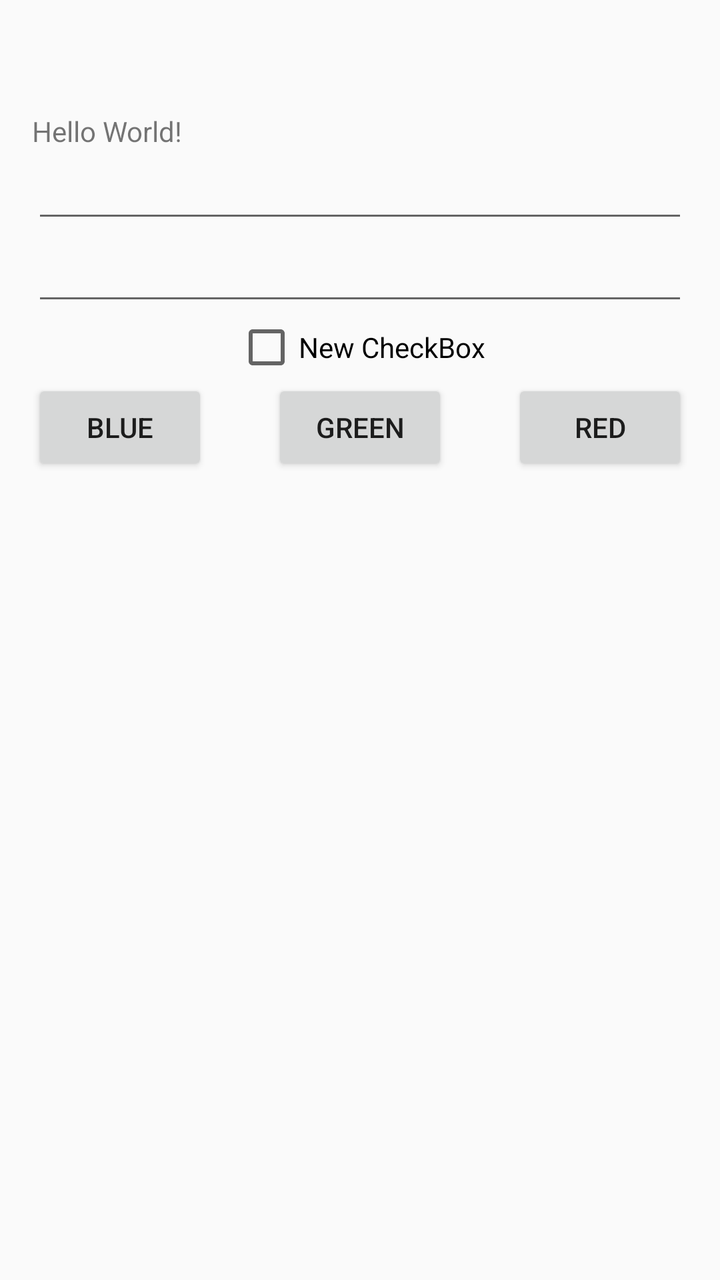
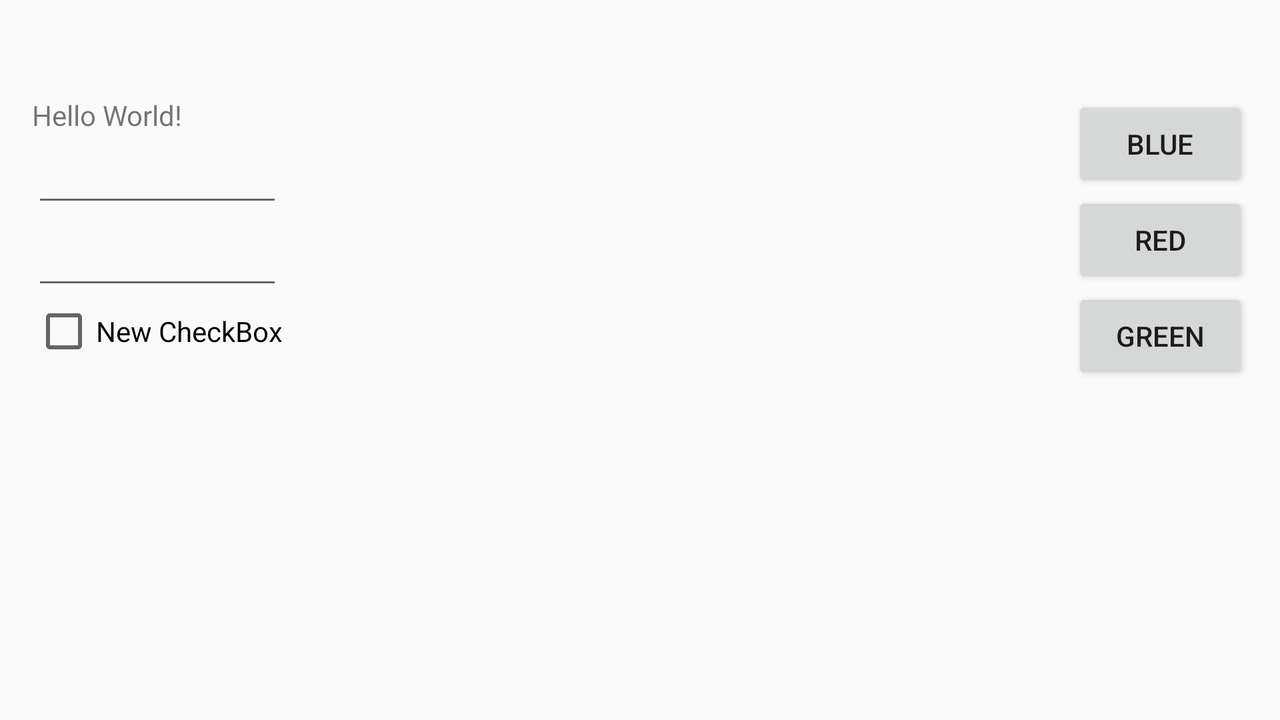

First picture: res/layout/ on a phone held upright. Second picture: the repository's own variant of that layout, on a device whose configuration matches the variant's folder. Source for both follows.
<!-- AndroidManifest.xml: application theme AppTheme -->
<!-- res/layout/main_content.xml -->
<RelativeLayout xmlns:android="http://schemas.android.com/apk/res/android"
    xmlns:tools="http://schemas.android.com/tools"
    android:layout_width="match_parent"
    android:layout_height="match_parent"
    tools:context="com.softdesign.school.ui.activities.MainActivity"
    android:paddingBottom="@dimen/main_padding_bottom"
    android:paddingLeft="@dimen/main_padding_left"
    android:paddingRight="@dimen/main_padding_right"
    android:paddingTop="?attr/actionBarSize">

    <LinearLayout
        android:layout_width="match_parent"
        android:layout_height="wrap_content"
        android:orientation="vertical"
        android:id="@+id/linearLayout">


        <TextView android:text="Hello World!" android:layout_width="wrap_content"
            android:layout_height="wrap_content"
            android:id="@+id/textView" />

        <EditText
            android:layout_width="match_parent"
            android:layout_height="wrap_content"
            android:id="@+id/editText"
            android:layout_gravity="center_horizontal" />

        <EditText
            android:layout_width="match_parent"
            android:layout_height="wrap_content"
            android:id="@+id/editText2" />

        <CheckBox
            android:layout_width="wrap_content"
            android:layout_height="wrap_content"
            android:text="New CheckBox"
            android:id="@+id/checkBox"
            android:layout_gravity="center_horizontal" />
    </LinearLayout>

    <Button
        android:layout_width="wrap_content"
        android:layout_height="wrap_content"
        android:text="@string/blue_button"
        android:id="@+id/button_blue"
        android:layout_below="@+id/linearLayout"
        android:layout_alignParentLeft="true"
        android:layout_alignParentStart="true" />

    <Button
        android:layout_width="wrap_content"
        android:layout_height="wrap_content"
        android:text="@string/red_button"
        android:id="@+id/button_red"
        android:layout_alignTop="@+id/button_green"
        android:layout_alignRight="@+id/linearLayout"
        android:layout_alignEnd="@+id/linearLayout" />

    <Button
        android:layout_width="wrap_content"
        android:layout_height="wrap_content"
        android:text="@string/green_button"
        android:id="@+id/button_green"
        android:layout_alignTop="@+id/button_blue"
        android:layout_centerHorizontal="true" />
</RelativeLayout>
<!-- resources referenced by this layout -->
<resources>
  <dimen name="main_padding_bottom">16dp</dimen>
  <dimen name="main_padding_left">16dp</dimen>
  <dimen name="main_padding_right">16dp</dimen>
  <string name="blue_button">Blue</string>
  <string name="green_button">Green</string>
  <string name="red_button">Red</string>
  <style name="AppTheme" parent="Theme.AppCompat.Light.NoActionBar">
          
          <item name="colorPrimary">@color/colorPrimary</item>
          <item name="colorPrimaryDark">@color/colorPrimaryDark</item>
          <item name="colorAccent">@color/colorAccent</item>
      </style>
  <color name="colorPrimary">#3F51B5</color>
  <color name="colorPrimaryDark">#303F9F</color>
  <color name="colorAccent">#FF4081</color>
</resources>
<!-- res/layout-land/main_content.xml (the repository's variant of the layout above) -->
<!-- drawn on the phone turned sideways -->
<RelativeLayout xmlns:android="http://schemas.android.com/apk/res/android"
    xmlns:tools="http://schemas.android.com/tools"
    android:layout_width="match_parent"
    android:layout_height="match_parent"
    android:paddingBottom="@dimen/main_padding_bottom"
    android:paddingLeft="@dimen/main_padding_left"
    android:paddingRight="@dimen/main_padding_right"
    android:paddingTop="?attr/actionBarSize"
    tools:context="com.softdesign.school.ui.activities.MainActivity">

    <LinearLayout
        android:layout_width="wrap_content"
        android:layout_height="wrap_content"
        android:orientation="vertical"
        android:id="@+id/linearLayout"
        android:layout_alignParentLeft="false">


        <TextView android:text="Hello World!" android:layout_width="wrap_content"
            android:layout_height="wrap_content"
            android:id="@+id/textView" />

        <EditText
            android:layout_width="match_parent"
            android:layout_height="wrap_content"
            android:id="@+id/editText"
            android:layout_gravity="center_horizontal" />

        <EditText
            android:layout_width="match_parent"
            android:layout_height="wrap_content"
            android:id="@+id/editText2" />

        <CheckBox
            android:layout_width="wrap_content"
            android:layout_height="wrap_content"
            android:text="New CheckBox"
            android:id="@+id/checkBox"
            android:layout_gravity="center_horizontal" />
    </LinearLayout>

    <LinearLayout
        android:layout_alignRight="@+id/linearLayout"
        android:orientation="vertical"
        android:layout_width="wrap_content"
        android:layout_height="wrap_content"
        android:layout_alignParentRight="true"
        android:id="@+id/button_layout">

        <Button
            android:layout_width="wrap_content"
            android:layout_height="wrap_content"
            android:text="@string/blue_button"
            android:id="@+id/button_blue" />

        <Button
            android:layout_width="wrap_content"
            android:layout_height="wrap_content"
            android:text="@string/red_button"
            android:id="@+id/button_red" />

        <Button
            android:layout_width="wrap_content"
            android:layout_height="wrap_content"
            android:text="@string/green_button"
            android:id="@+id/button_green" />
    </LinearLayout>
</RelativeLayout>
